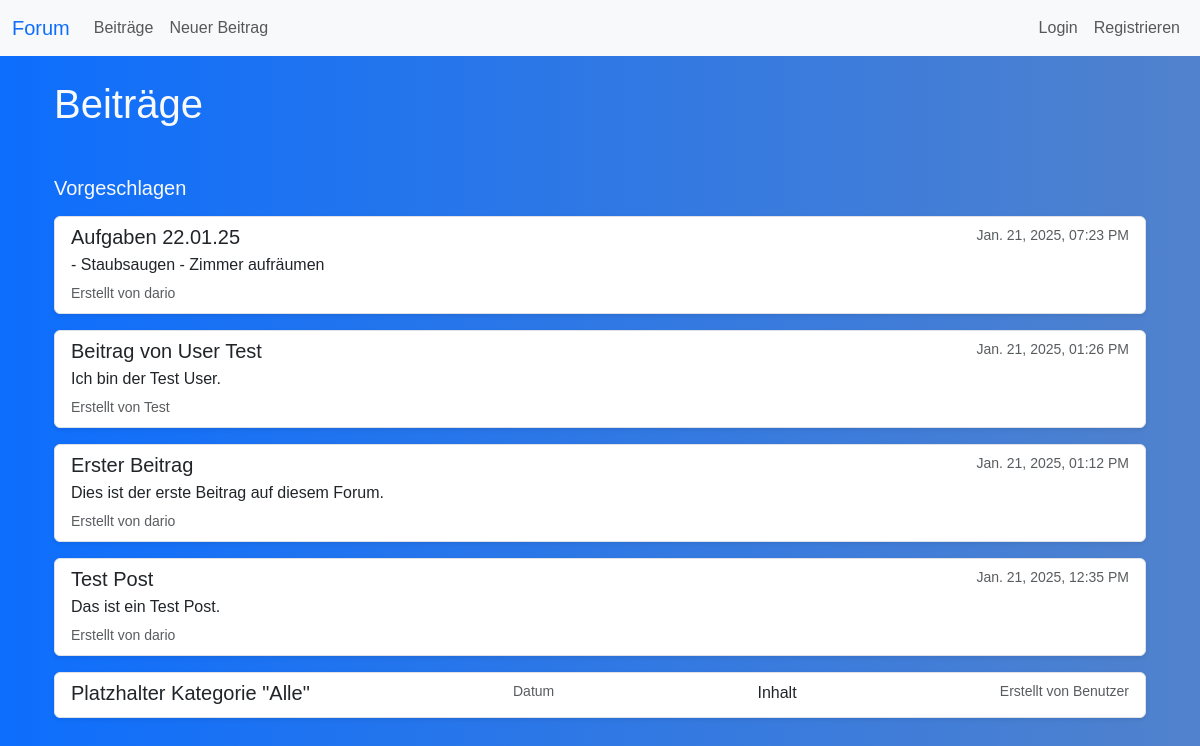
/, run on an earlier commit of the app's database.
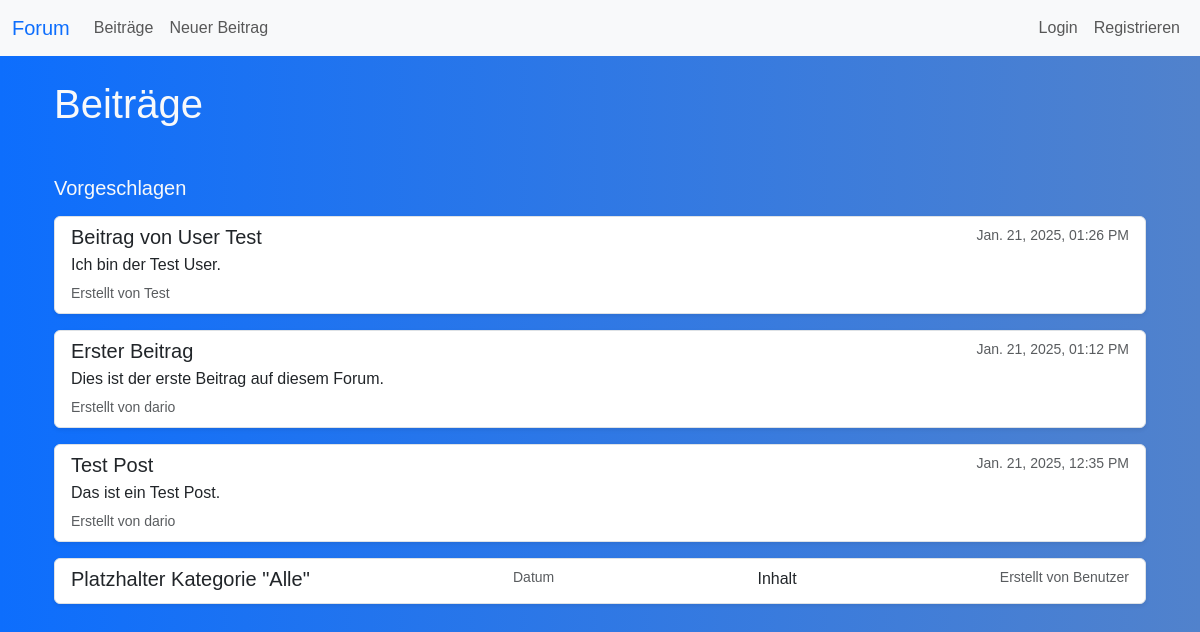
And on a later commit of the database.
### forum/models.py (models this page shows, shortened)
class Post(models.Model):
    title = models.CharField(max_length=200)
    content = models.TextField()
    created_at = models.DateTimeField(auto_now_add=True)
    category = models.ForeignKey(Category, on_delete=models.CASCADE)
    author = models.ForeignKey(User, on_delete=models.CASCADE)

### forum/views.py (the view)
# urls.py: path('', views.post_list, name='post_list'),
def post_list(request):
    posts = Post.objects.all().order_by('-created_at')
    return render(request, 'forum/post_list.html', {'posts': posts})

### forum/templates/forum/post_list.html (shortened to what this page needs)
{% extends 'forum/base.html' %}
{% block content %}
<div class="container mt-4">
    <h1 class="mb-4 text-light">Beiträge</h1>
    <br>
    <h5 class="mb-3 text-light">Vorgeschlagen</h3>
    {% for post in posts %}
    <div class="list-group">
        <div class="list-group-item list-group-item-action flex-column align-items-start mb-3 rounded shadow-sm" data-href="{% url 'post_detail' post.pk %}" style="cursor: pointer;">
            <div class="d-flex w-100 justify-content-between">
                <h5 class="mb-1">{{ post.title }}</h5>
                <small class="text-muted">{{ post.created_at | date:"M. d, Y, h:i A" }}</small>
            </div>
            <p class="mb-1">{{ post.content }}</p>
            <small class="text-muted">Erstellt von {{ post.author }}</small>
        </div>
    {% endfor %}
    </div>
    <div class="list-group">
        <div class="list-group-item list-group-item-action flex-column align-items-start mb-3 rounded shadow-sm" style="cursor: pointer;">
            <div class="d-flex w-100 justify-content-between">
                <h5 class="mb-1">Platzhalter Kategorie "Alle"</h5>
                <small class="text-muted">Datum</small>
                <p class="mb-1">Inhalt</p>
                <small class="text-muted">Erstellt von Benutzer</small>
            </div>
        </div>
    </div>
</div>
{% endblock %}

What changed in the data, as far as the page shows it:
removed Post: title "Aufgaben 22.01.25", created_at "Jan. 21, 2025, 07:23 PM", content "- Staubsaugen - Zimmer aufräumen", author "dario"
